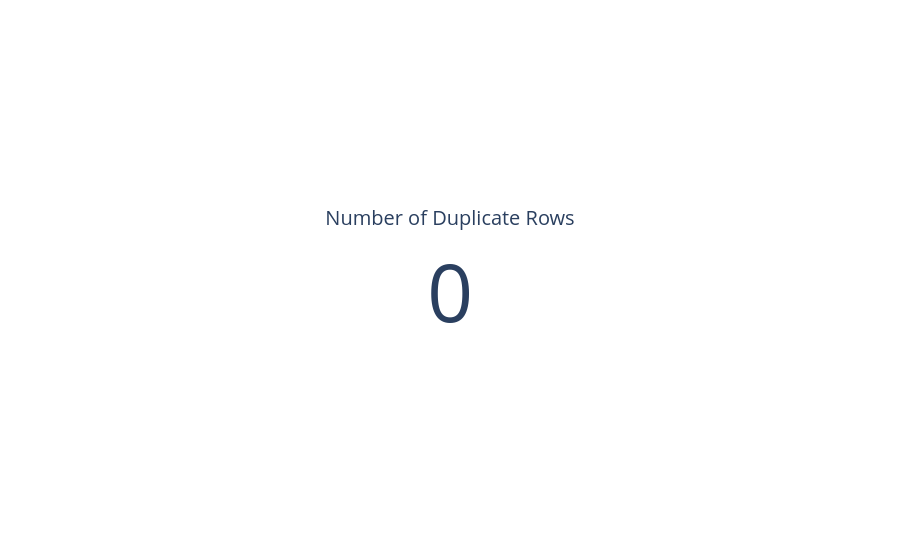
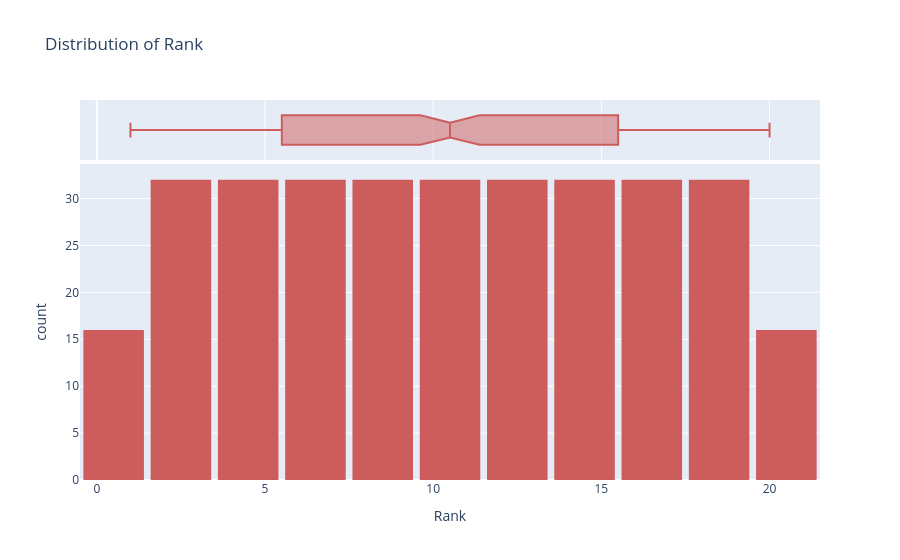
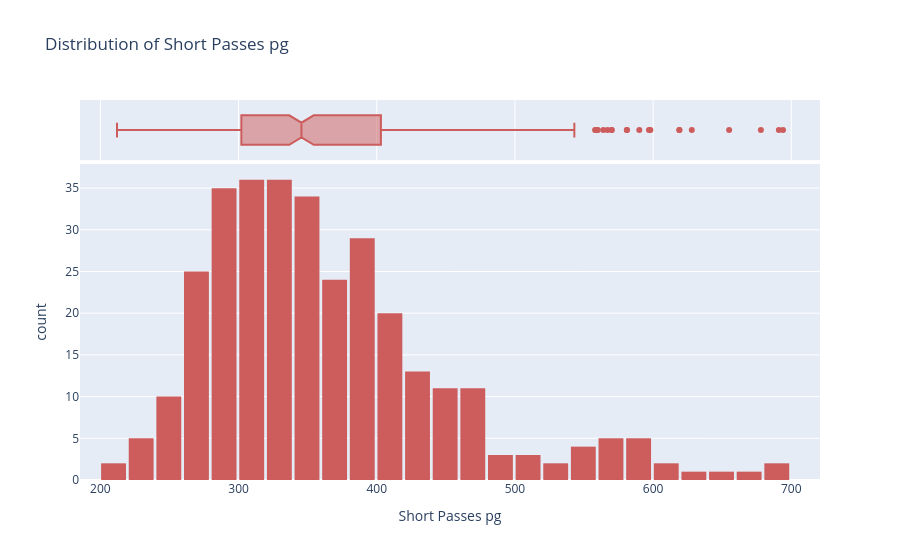
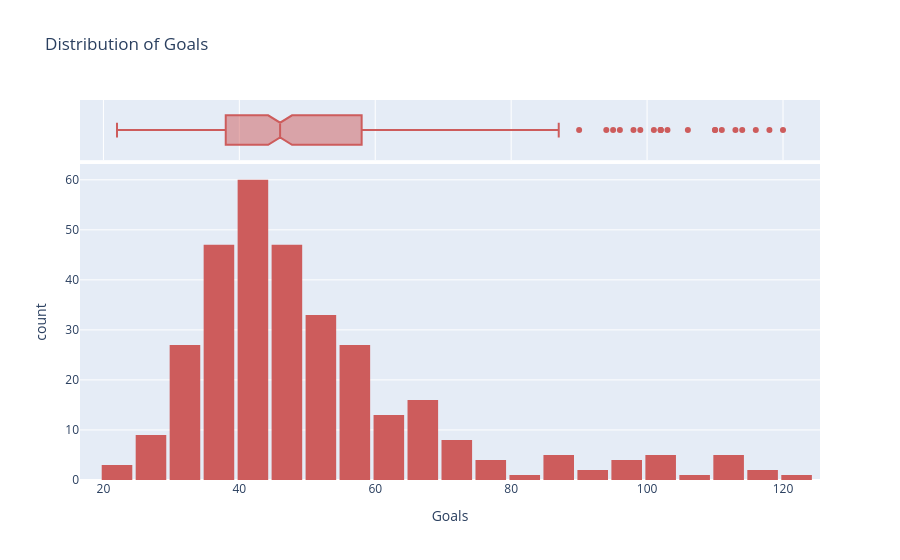

Notebook cell for these charts, in order:
### Code cell
import pandas as pd
import plotly.express as px
import plotly.graph_objects as go
import os

# ===================================
# ⚙️ Configuration
# ===================================
file_name = r"C:\Users\AZ\OneDrive\Desktop\LaligaFYP\MP2 DATASET.csv"

# ===================================
# 🧩 Load Dataset
# ===================================
try:
    df = pd.read_csv(file_name)

    # Clean up column names (fix trailing spaces)
    df.columns = df.columns.str.strip()

    if 'Year ' in df.columns:
        df.rename(columns={'Year ': 'Year'}, inplace=True)

    print("--- Data Loaded Successfully ---")
    print(df.head())

    print(f"\nDataset shape: {df.shape}")
    print(f"Columns: {list(df.columns)}")

    # ===================================
    # 🔍 1. Missing Values Visualization
    # ===================================
    missing = df.isnull().sum().reset_index()
    missing.columns = ['Feature', 'Missing Count']
    missing = missing[missing['Missing Count'] > 0]

    if not missing.empty:
        fig_missing = px.bar(
            missing, x='Feature', y='Missing Count',
            title='Missing Values per Feature',
            text='Missing Count',
            color='Missing Count',
            color_continuous_scale='Reds'
        )
        fig_missing.show()
    else:
        print("✅ No missing values found.")

    # ===================================
    # 🧩 2. Duplicate Rows
    # ===================================
    duplicates = df.duplicated().sum()
    print(f"\nDuplicate rows: {duplicates}")

    fig_dup = go.Figure(go.Indicator(
        mode="number",
        value=duplicates,
        title={"text": "Number of Duplicate Rows"}
    ))
    fig_dup.show()

    # ===================================
    # 📊 3. Identify Column Types
    # ===================================
    numerical_cols = df.select_dtypes(include=['float64', 'int64']).columns.tolist()
    categorical_cols = df.select_dtypes(include=['object']).columns.tolist()

    print(f"\nNumerical Columns: {numerical_cols}")
    print(f"Categorical Columns: {categorical_cols}")

    # ===================================
    # 📈 4. Histograms (Numerical Columns)
    # ===================================
    print("\n--- Numerical Distributions ---")
    for col in numerical_cols:
        fig = px.histogram(df, x=col, title=f"Distribution of {col}",
                           marginal='box', color_discrete_sequence=['indianred'])
        fig.update_layout(bargap=0.1)
        fig.show()

    # ===================================
    # 📊 5. Bar Charts (Categorical Columns)
    # ===================================
    print("\n--- Categorical Distributions ---")
    for col in categorical_cols:
        value_counts = df[col].value_counts().nlargest(20)
        fig = px.bar(value_counts,
                     x=value_counts.index,
                     y=value_counts.values,
                     title=f'Distribution of {col} (Top 20)',
                     labels={'x': col, 'y': 'Count'},
                     color=value_counts.values,
                     color_continuous_scale='Blues')
        fig.show()

    # ===================================
    # 🔗 6. Scatter Plots (Feature Relationships)
    # ===================================
    print("\n--- Scatter Plot Relationships ---")
    if len(numerical_cols) >= 2:
        scatter_pairs = [(numerical_cols[i], numerical_cols[i+1]) for i in range(min(3, len(numerical_cols)-1))]
        for x_col, y_col in scatter_pairs:
            fig = px.scatter(df, x=x_col, y=y_col,
                             trendline='ols',
                             title=f"{y_col} vs {x_col}",
                             hover_data=['Team'] if 'Team' in df.columns else None)
            fig.show()
    else:
        print("Not enough numerical columns for scatter plots.")

    # ===================================
    # 📦 7. Box Plots (Outlier Detection)
    # ===================================
    print("\n--- Box Plots for Outliers ---")
    for col in numerical_cols:
        fig = px.box(df, y=col, title=f"Box Plot for {col}", points="outliers")
        fig.show()

    # ===================================
    # 🔥 8. Correlation Heatmap
    # ===================================
    print("\n--- Correlation Heatmap ---")
    if len(numerical_cols) >= 2:
        corr = df[numerical_cols].corr()
        fig = px.imshow(corr, text_auto=True, color_continuous_scale='Viridis',
                        title='Correlation Heatmap of Numerical Features')
        fig.show()
    else:
        print("Not enough numeric columns for correlation heatmap.")

    # ===================================
    # ⚖️ 9. Class Imbalance / Target Distribution
    # ===================================
    print("\n--- Checking for Class/Target Column ---")
    for target_col in ['class', 'Class', 'target', 'Target']:
        if target_col in df.columns:
            fig = px.pie(df, names=target_col, title=f'Class Distribution ({target_col})')
            fig.show()
            break
    else:
        print("No target column found for class imbalance check.")

    # ===================================
    # 📑 10. Summary Statistics
    # ===================================
    print("\n--- Summary Statistics ---")
    display(df.describe().T)

    print("\n✅ EDA Complete — All charts displayed interactively.")

except FileNotFoundError:
    print(f"❌ Error: The file '{file_name}' was not found. Please verify the path.")
except Exception as e:
    print(f"⚠️ An error occurred: {e}")

### Figure 1 — Plotly figure (JSON) as saved in the notebook; plotly's stock layout.template omitted (floating-point values rounded to 4 significant figures)
{"data": [{"mode": "number", "title": {"text": "Number of Duplicate Rows"}, "type": "indicator", "value": 0}], "layout": {}}

### Figure 2 — Plotly figure (JSON) as saved in the notebook; plotly's stock layout.template omitted (floating-point values rounded to 4 significant figures; data arrays with more than 128 entries replaced by an {"elided": "..."} marker saying what was removed)
{"data": [{"bingroup": "x", "hovertemplate": "Rank=%{x}<br>count=%{y}<extra></extra>", "legendgroup": "", "marker": {"color": "indianred", "pattern": {"shape": ""}}, "name": "", "orientation": "v", "showlegend": false, "type": "histogram", "x": {"elided": "320 int values"}, "xaxis": "x", "yaxis": "y"}, {"hovertemplate": "Rank=%{x}<extra></extra>", "legendgroup": "", "marker": {"color": "indianred"}, "name": "", "notched": true, "showlegend": false, "type": "box", "x": {"elided": "320 int values"}, "xaxis": "x2", "yaxis": "y2"}], "layout": {"bargap": 0.1, "barmode": "relative", "legend": {"tracegroupgap": 0}, "title": {"text": "Distribution of Rank"}, "xaxis": {"anchor": "y", "domain": [0, 1], "title": {"text": "Rank"}}, "xaxis2": {"anchor": "y2", "domain": [0, 1], "matches": "x", "showgrid": true, "showticklabels": false}, "yaxis": {"anchor": "x", "domain": [0, 0.8316], "title": {"text": "count"}}, "yaxis2": {"anchor": "x2", "domain": [0.8416, 1], "matches": "y2", "showgrid": false, "showline": false, "showticklabels": false, "ticks": ""}}}

### Figure 3 — Plotly figure (JSON) as saved in the notebook; plotly's stock layout.template omitted (floating-point values rounded to 4 significant figures; data arrays with more than 128 entries replaced by an {"elided": "..."} marker saying what was removed)
{"data": [{"bingroup": "x", "hovertemplate": "Short Passes pg=%{x}<br>count=%{y}<extra></extra>", "legendgroup": "", "marker": {"color": "indianred", "pattern": {"shape": ""}}, "name": "", "orientation": "v", "showlegend": false, "type": "histogram", "x": {"elided": "320 int values"}, "xaxis": "x", "yaxis": "y"}, {"hovertemplate": "Short Passes pg=%{x}<extra></extra>", "legendgroup": "", "marker": {"color": "indianred"}, "name": "", "notched": true, "showlegend": false, "type": "box", "x": {"elided": "320 int values"}, "xaxis": "x2", "yaxis": "y2"}], "layout": {"bargap": 0.1, "barmode": "relative", "legend": {"tracegroupgap": 0}, "title": {"text": "Distribution of Short Passes pg"}, "xaxis": {"anchor": "y", "domain": [0, 1], "title": {"text": "Short Passes pg"}}, "xaxis2": {"anchor": "y2", "domain": [0, 1], "matches": "x", "showgrid": true, "showticklabels": false}, "yaxis": {"anchor": "x", "domain": [0, 0.8316], "title": {"text": "count"}}, "yaxis2": {"anchor": "x2", "domain": [0.8416, 1], "matches": "y2", "showgrid": false, "showline": false, "showticklabels": false, "ticks": ""}}}

### Figure 4 — Plotly figure (JSON) as saved in the notebook; plotly's stock layout.template omitted (floating-point values rounded to 4 significant figures; data arrays with more than 128 entries replaced by an {"elided": "..."} marker saying what was removed)
{"data": [{"bingroup": "x", "hovertemplate": "Goals=%{x}<br>count=%{y}<extra></extra>", "legendgroup": "", "marker": {"color": "indianred", "pattern": {"shape": ""}}, "name": "", "orientation": "v", "showlegend": false, "type": "histogram", "x": {"elided": "320 int values"}, "xaxis": "x", "yaxis": "y"}, {"hovertemplate": "Goals=%{x}<extra></extra>", "legendgroup": "", "marker": {"color": "indianred"}, "name": "", "notched": true, "showlegend": false, "type": "box", "x": {"elided": "320 int values"}, "xaxis": "x2", "yaxis": "y2"}], "layout": {"bargap": 0.1, "barmode": "relative", "legend": {"tracegroupgap": 0}, "title": {"text": "Distribution of Goals"}, "xaxis": {"anchor": "y", "domain": [0, 1], "title": {"text": "Goals"}}, "xaxis2": {"anchor": "y2", "domain": [0, 1], "matches": "x", "showgrid": true, "showticklabels": false}, "yaxis": {"anchor": "x", "domain": [0, 0.8316], "title": {"text": "count"}}, "yaxis2": {"anchor": "x2", "domain": [0.8416, 1], "matches": "y2", "showgrid": false, "showline": false, "showticklabels": false, "ticks": ""}}}
